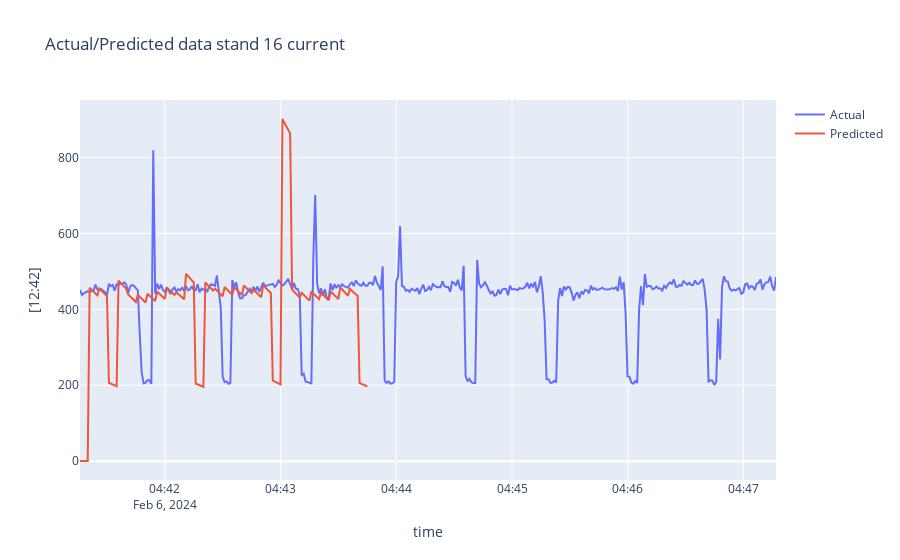

Notebook code for this chart:
### Markdown cell above
#### Plotting the forecasted value and actual value for comparison

### Code cell
fig = go.Figure()
fig.add_trace(go.Scatter(x=df[col].index,
                         y=test,
                         mode='lines',
                         name="Actual"))

fig.add_trace(go.Scatter(x=df[col].index,
                         y=y_pred,
                         mode='lines',
                         name="Predicted"))

fig.update_layout(
    title=f'Actual/Predicted data stand 16 current',
    xaxis_title='time',
    yaxis_title='[12:42]',
    showlegend=True
)

fig.show()

### Figure 1 — Plotly figure (JSON) as saved in the notebook; plotly's stock layout.template omitted (floating-point values rounded to 4 significant figures; data arrays with more than 128 entries replaced by an {"elided": "..."} marker saying what was removed)
{"data": [{"mode": "lines", "name": "Actual", "type": "scatter", "x": {"elided": "2684 str values"}, "y": {"elided": "362 int values"}}, {"mode": "lines", "name": "Predicted", "type": "scatter", "x": {"elided": "2684 str values"}, "y": {"elided": "150 float values"}}], "layout": {"showlegend": true, "title": {"text": "Actual/Predicted data stand 16 current"}, "xaxis": {"title": {"text": "time"}}, "yaxis": {"title": {"text": "[12:42]"}}}}
